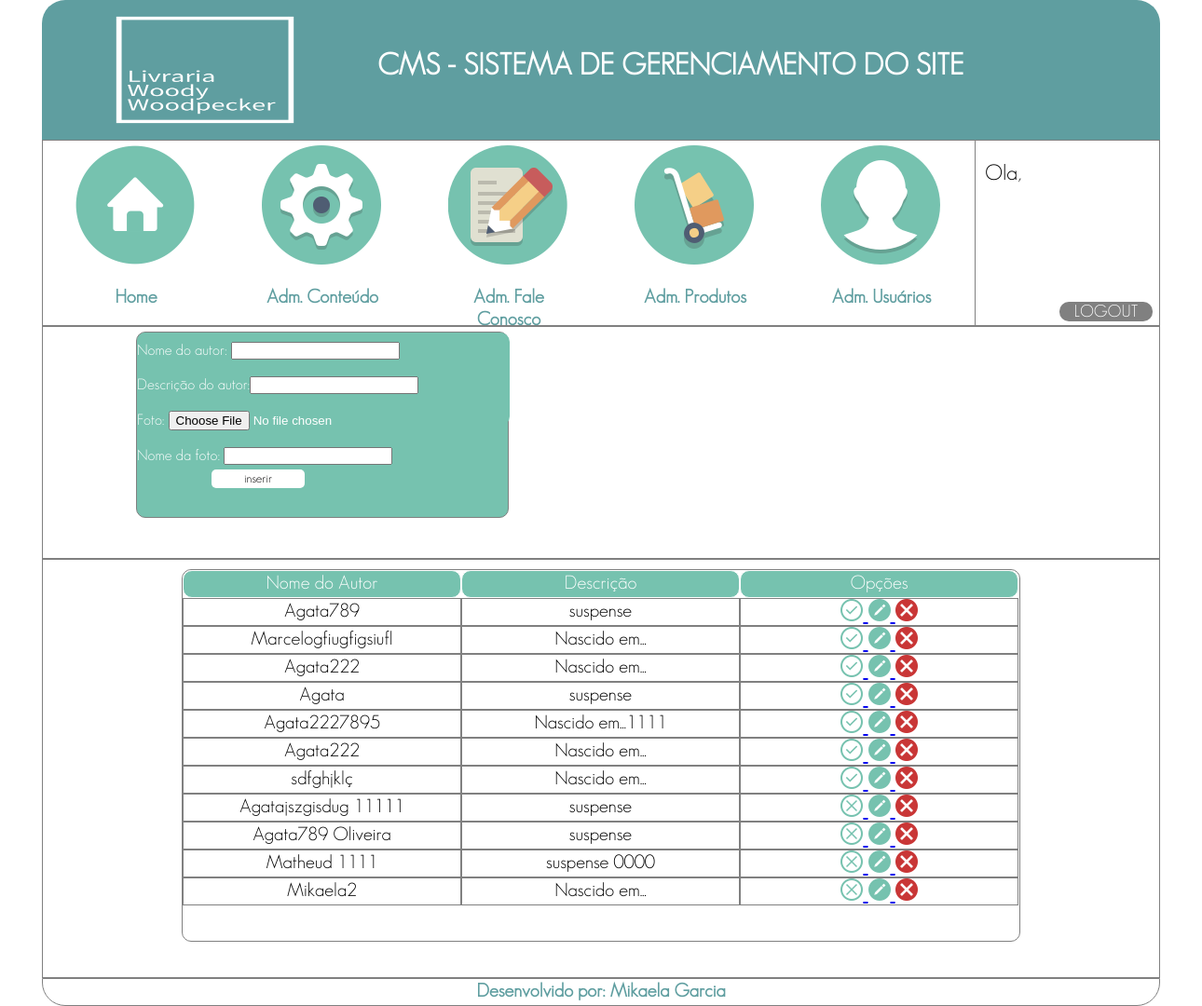
Page /cms/admAutores.php on the committed database.
### tables this page shows
CREATE TABLE `tbl_autores` (
  `id_autor` int(11) NOT NULL AUTO_INCREMENT,
  `nome_autor` varchar(100) NOT NULL,
  `descricao_autor` text NOT NULL,
  `status_autor` varchar(45) NOT NULL DEFAULT '0',
  `img_autor` varchar(200) NOT NULL,
  `nome_img_autor` varchar(200) NOT NULL,
  PRIMARY KEY (`id_autor`)
);

### cms/admAutores.php (the view, shortened to what this page needs)
<?php
$conexao = conexaoBD();
$botao = "inserir";
$nome_autor = "";
$descricao_autor = "";
$nome = "";
?>
<!DOCTYPE html>
<html>
<head>
    <link rel="stylesheet" href="css/style.css"/>
</head>
<header>
    <?php
        require_once("header.php");
    ?>
</header>
<body>
    <div id="sessaoadmAutores">
        <div class="seguraForm">
            <form method="POST" action="admAutores.php" enctype="multipart/form-data">
                Nome do autor: <input type="text" name="txtNomeAutor" value="<?php echo($nome_autor)?>">
                <br>
                <br>
                Descrição do autor:<input type="textarea" name="txtDescricao" value="<?php echo($descricao_autor)?>">
                <br>
                <br>
                Foto: <input type="file" name="filefoto">
                <br>
                <br>
                Nome da foto: <input type="text" name="txtNomeFoto" value="<?php echo($nome)?>">
                <br>
                <input type="submit" value="<?php echo($botao)?>" name="btnSalvar" id="btnGravarAutores">
            </form>
        </div>
        <div id="carregarImg">
        </div>
    </div>
    <div id="seguraListaAdmAutores">
        <div id="listaAdmAutores">
            <div class="itemListaAutores">
                Nome do Autor
            </div>
            <div class="itemListaAutores">
                Descrição
            </div>
            <div class="itemListaAutores">
                Opções
            </div>
            <?php
            $sql = "SELECT * FROM tbl_autores ORDER BY id_autor";
            $select = mysqli_query($conexao,$sql);
            while($rsContato=mysqli_fetch_array($select)){
                if($rsContato['status_autor'] == 0){
                    $imgStatus = "statusOff.png";
                }else{
                    $imgStatus = "statusOn.png";
                }
            ?>
            <div id="carregarListaAutores">
                <?php echo ($rsContato['nome_autor'])?>
            </div>
            <div id="carregarListaAutores">
                <?php echo($rsContato['descricao_autor'])?>
            </div>
            <div id="carregarListaAutores">
                <a href="admAutores.php?modo=status&valorStatus=<?php echo($rsContato['status_autor'])?>&id_autor=<?php echo($rsContato['id_autor'])?>">
                    <img src="icons/<?php echo($imgStatus)?>" alt="status">
                </a>
                <a href="admAutores.php?modo=editar&id_autor=<?php echo($rsContato['id_autor'])?>">
                    <img src="icons/edit.png.png" alt="editar">
                </a>
                <a href="admAutores.php?modo=excluir&id_autor=<?php echo($rsContato['id_autor'])?>">
                    <img src="icons/delete.png" alt="excluir">
                </a>
            </div>
            <?php } ?>
        </div>
    </div>
</body>
<footer>
    <?php
        require_once("footer.php");
    ?>
</footer>
</html>

### cms/header.php (shortened to what this page needs)
<!DOCTYPE html>
<html>
<head>
    <link rel="stylesheet" href="css/style.css"/>
</head>
<body>
    <div id="containerCms">
        <div id="cabecalho">
            <div id="logoCabecalho">
                <a href="index.php">
                    <img src="icons/logo.png" alt="logoCabecalhoCms">
                </a>
            </div>
            <div id="tituloCabecalho">
                <h1>CMS - SISTEMA DE GERENCIAMENTO DO SITE</h1>
            </div>
        </div>
        <div id="menu">
            <div class="itemMenu">
                <div class="imgItemMenu">
                    <a href="index.php">
                        <img src="icons/home.png"  alt="iconConteudo">
                    </a>
                </div>
                <div class="textItemMenu">
                    <h3>Home</h3>
                </div>
            </div>
            <div class="itemMenu">
                <div class="imgItemMenu">
                    <a href="admConteudo.php">
                        <img src="icons/conteudo.png"  alt="iconConteudo">
                    </a>
                </div>
                <div class="textItemMenu">
                    <h3>Adm. Conteúdo</h2>
                </div>
            </div>
            <div class="itemMenu">
                <div class="imgItemMenu">
                    <a href="admFaleConosco.php">
                        <img src="icons/fale.png"  alt="iconFale">
                    </a>
                </div>
                <div class="textItemMenu">
                    <h3>Adm. Fale Conosco</h3>
                </div>
            </div>
            <div class="itemMenu">
                <div class="imgItemMenu">
                    <a href="admProdutos.php">
                        <img src="icons/produtos.png"  alt="iconProdutos" >
                    </a>
                </div>
                <div class="textItemMenu">
                    <h3>Adm. Produtos</h3>
                </div>
            </div>
            <div class="itemMenu">
                <div class="imgItemMenu">
                    <a href="admUsuarios.php">
                        <img src="icons/usuario.png"  alt="iconUsuario" >
                    </a>
                </div>
                <div class="textItemMenu">
                    <h3>Adm. Usuários</h3>
                </div>
            </div>
            <div id="areaLogin">
                <div id="areaUsuario">
                   <span id="login">Ola, <?php echo($_SESSION['nomeUsuario'])?></span>
                </div>
                <div id="logout">
                <a href="header.php?logout=false">
                    <input type="button" name="btnLogout" value="LOGOUT" id="btnLogout">
                </a>
                </div>
            </div>
        </div>
    </div>
</body>
</html>

### cms/footer.php (shortened to what this page needs)
<!DOCTYPE html>
<html>
<head>
        <link rel="stylesheet" href="css/style.css"/>
</head>
<body>
    <div id="conteudoFooter">
        <h3>Desenvolvido por: Mikaela Garcia</h3>
    </div>
</body>
</html>

### cms/css/style.css (style rules this page uses)
html,body,p,body,ul,li,h1,h2,h3,h4,h5,h6,footer,form,label,input { padding: 0; margin: 0; }
* { box-sizing: border-box; }
#containerCms { width: 1280px; height: 350px; background-color: white; margin: auto; }
#cabecalho { width: 1200px; height: 150px; background-color: cadetblue; margin: auto; border-top-left-radius: 25px; border-top-right-radius: 25px; }
#tituloCabecalho { width: 700px; height: 150px; color: white; font-family: geosanslight; margin-left: 10px; padding-top: 50px; float: left; }
#logoCabecalho { width: 300px; height: 150px; float: left; margin-left: 50px; }
#logoCabecalho img { width: 250px; height: 150px; }
#menu { width: 1200px; height: 200px; margin: auto; border: solid 1px gray; }
.itemMenu { width: 200px; height: 200px; margin: auto; border-radius: 10px; float: left; }
.imgItemMenu { width: 130px; height: 150px; margin: auto; margin-top: 5px; cursor: pointer; }
.imgItemMenu img { width: 128px; height: 128px; margin: auto; }
.textItemMenu { width: 130px; height: 40px; margin: auto; }
.textItemMenu h3 { font-family: geosanslight; font-size: 20px; text-align: center; font-weight: bold; color:cadetblue; font-size: 20px; }
#areaLogin { width: 150px; height: 200px; float: left; border-left: solid 1px grey; }
#areaUsuario { width: 148px; height: 90px; border-radius: 10px; padding-top: 20px; }
#login { font-family: geosanslight; font-size: 23px; margin-left: 10px; }
#logout { width: 100px; height: 104px; margin-top: 3px; border-radius: 10px; }
#btnLogout { width: 100px; font-family: geosanslight; font-size: 18px; background-color: gray; color: white; border-radius: 10px; border-style: none; margin-left: 90px; margin-top: 80px; }
form { width: 400px; height: 100px; margin: auto; padding-top: 10px; background-color: #76c2af; color: white; }
#sessaoadmAutores { width: 1200px; height: 250px; border: solid 1px grey; margin: auto; }
.seguraForm { width: 400px; height: 200px; background-color: #76c2af; border: solid 1px grey; margin: auto; margin-top: 5px; float: left; border-radius: 10px; margin-left: 100px; font-family: geosanslight; }
.seguraForm form { border-radius: 10px; margin: auto; }
#carregarImg { width: 400px; height: 200px; margin: auto; margin-top: 5px; float: left; border-radius: 10px; margin-left: 100px; font-family: geosanslight; }
#seguraListaAdmAutores { width: 1200px; height: 450px; margin: auto; border: solid 1px grey; }
#listaAdmAutores { width: 900px; height: 400px; background-color: white; border: 1px solid grey; margin: auto; border-radius: 10px; margin-top: 10px; }
.itemListaAutores { width: 299px; background-color: #76c2af; height: 30px; text-align: center; float: left; color: white; font-family: geosanslight; font-size: 20px; border: solid 1px white; margin: auto; border-radius: 10px; }
#btnGravarAutores { width: 100px; height: 20px; margin-top: 5px; border-radius: 5px; background-color: white; cursor: pointer; font-family: geosanslight; border: none; margin-left: 80px; }
#carregarListaAutores { width: 299px; height: 30px; text-align: center; float: left; font-family: geosanslight; font-size: 20px; border: solid 1px grey; margin: auto; white-space: nowrap; overflow: hidden; text-overflow: ellipsis; }
#carregarListaAutores img { width: 24px; height: 24px; }
form { border-radius: 10px; }
#carregarImg { width: 400px; height: 205px; margin: auto; margin-top: 5px; float: left; border-radius: 10px; margin-left: 100px; font-family: geosanslight; }
#conteudoFooter { width: 1200px; height: 30px; background-color: white; margin: auto; font-family: geosanslight; color: cadetblue; border-bottom-left-radius: 25px; border-bottom-right-radius: 25px; text-align: center; border: solid 1px grey; font-size: 17px; }

### rows in the picture
tbl_autores: nome_autor "Agata789", descricao_autor "suspense"
tbl_autores: nome_autor "Marcelogfiugfigsiufl", descricao_autor "Nascido em..."
tbl_autores: nome_autor "Agata222", descricao_autor "Nascido em..."
tbl_autores: nome_autor "Agata", descricao_autor "suspense"
tbl_autores: nome_autor "Agata2227895", descricao_autor "Nascido em...1111"
tbl_autores: nome_autor "Agata222", descricao_autor "Nascido em..."
tbl_autores: nome_autor "sdfghjklç", descricao_autor "Nascido em..."
tbl_autores: nome_autor "Agatajszgisdug 11111", descricao_autor "suspense"
tbl_autores: nome_autor "Agata789 Oliveira", descricao_autor "suspense"
tbl_autores: nome_autor "Matheud 1111", descricao_autor "suspense 0000"
tbl_autores: nome_autor "Mikaela2", descricao_autor "Nascido em..."
